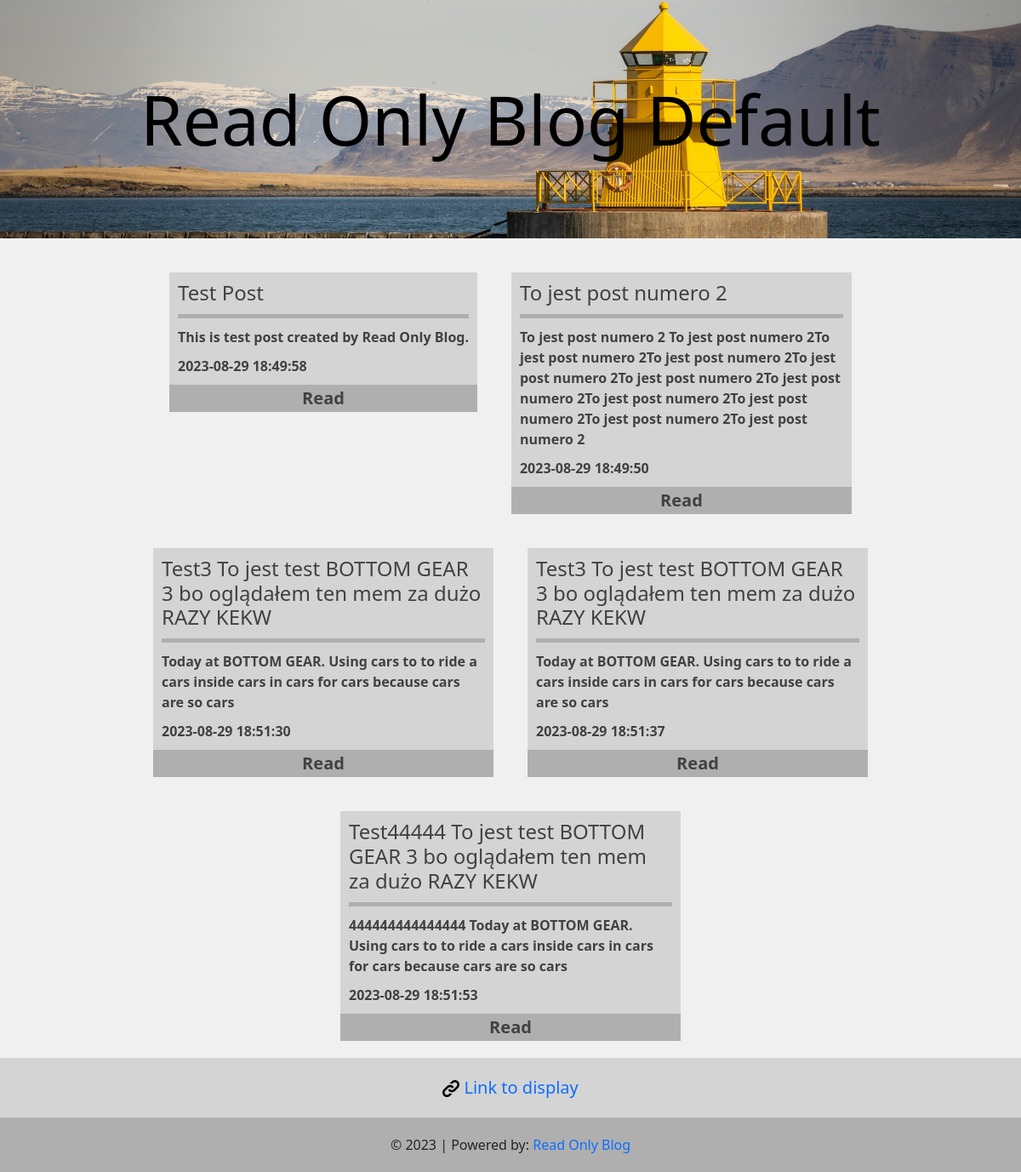
The page / on the database its author committed.
### tables this page shows
CREATE TABLE `rob_settings` (
  `id_setings` int(11) NOT NULL,
  `header_text_color_settings` tinytext NOT NULL DEFAULT '\'black\'',
  `header_position_settings` tinytext NOT NULL DEFAULT '\'center\'',
  `header_image_uri_settings` text NOT NULL DEFAULT '\'img/header.jpg\'\'',
  `header_image_settings` tinytext NOT NULL DEFAULT '\'cover\'',
  `active_settings` tinyint(1) NOT NULL DEFAULT 0,
  `blog_name_settings` varchar(255) NOT NULL DEFAULT 'Read Only Blog',
  `active_footer_settings` tinyint(1) NOT NULL DEFAULT 0,
  `active_aside_settings` tinyint(1) NOT NULL DEFAULT 0,
  `css_settings` tinytext NOT NULL DEFAULT 'old_grey_',
  `admin_panel_css_settings` tinytext NOT NULL DEFAULT 'white_'
);

CREATE TABLE `rob_post` (
  `id_post` int(11) NOT NULL,
  `visibility_post` tinyint(1) NOT NULL DEFAULT 1,
  `title_post` varchar(255) NOT NULL DEFAULT 'TITLE',
  `introduction_post` text DEFAULT 'introduction',
  `creation_date_post` timestamp NOT NULL DEFAULT current_timestamp()
);

### functions/get_settings_for_index.php (called while the page is built, shortened)
<?php
$sql = "SELECT css_settings,header_text_color_settings,header_position_settings,header_image_uri_settings,header_image_settings,blog_name_settings,active_footer_settings FROM rob_settings WHERE active_settings = 1";
    foreach ($conn->query($sql) as $row){
        $css_settings = $row['css_settings'];
        $header_text_color_settings = $row['header_text_color_settings'];
        $header_position_settings =$row['header_position_settings'];
        $header_image_uri_settings = $row['header_image_uri_settings'];
        $header_image_settings = $row['header_image_settings'];
        $blog_name_settings = $row['blog_name_settings'];
    }
?>

### functions/show_posts.php (the view, shortened to what this page needs)
<?php
require('dbconn.php');
try{
    $sql = "SELECT id_post,title_post,introduction_post,creation_date_post FROM rob_post WHERE visibility_post = 1";
    foreach ($conn->query($sql) as $row){
            echo(
                '<div class="col-md-auto">
                <div class="post">
                <h4>'
                . $row['title_post'].
                '</h4>
                <p>'
                . $row['introduction_post'].
                    '</p><p>'
                    .$row['creation_date_post'].
                    '</p>
                        <form ethod="get" action="post">
                            <input type="hidden" name="post_id" value="'.$row['id_post'].'">
                            <button class="btn_index" type="submit">Read</button>
                        </form>
                    </div>
                    </div>'
                );
        }
}
catch(PDOException $e) {
  echo "Error: " . $e->getMessage();
  $conn = null;
}
?>

### index.php (shortened to what this page needs)
<?php
    require('functions/dbconn.php');
    require('functions/get_settings_for_index.php');
?>
<!DOCTYPE html>
<html lang="en">
<head>
    <link rel="stylesheet" href=<?php echo("css/".$css_settings."main.css"); ?>>
    <link rel="stylesheet" href=<?php echo("css/".$css_settings."index.css"); ?>>
    <link href="https://cdn.jsdelivr.net/npm/bootstrap@5.0.2/dist/css/bootstrap.min.css" rel="stylesheet">
</head>
<body>
    <div class="container-fluid">
        <header>
            <?php
                require('elements/header.php');
            ?>
        </header>
        <div class="container">
            <div class="row no-gutters index-content justify-content-md-center">
            <?php
                require('functions/show_posts.php');
            ?>
            </div>
        </div>
        <footer>
            <?php
                require('elements/footer.php');
            ?>
        </footer>
    </div>
</body>
</html>

### elements/header.php
<div class="row header justify-content-md-center" style="background-image: url(<?php echo($header_image_uri_settings); ?>);text-align:<?php echo($header_position_settings); ?>; background-size: <?php echo($header_image_settings);?>;">
    <div class="col">
      <a href="index.php" style="text-decoration: none; color: <?php echo($header_text_color_settings);?>;">
      <?php echo($blog_name_settings );?></a>
    </div>
</div>

### elements/footer.php
<div class="row footer_links justify-content-md-center">
            <div class="col-auto">
                   <img src="img/ico/link.png" alt="[Link] " class="footer_link_image"> <a href="#" target="_blank" class="footer_link_text">Link to display</a>
            </div>
</div>
<div class="row footer justify-content-md-center">
            <div class="col-auto">
                    &copy <?php echo(date("Y")); ?> | Powered by: <a href="https://github.com/0AwsD0/ReadOnlyBlog" target="_blank" style="text-decoration: none;">Read Only Blog</a>
            </div>
</div>

### css/old_grey_main.css (style rules this page uses)
body { font-family: 'Lato', sans-serif; font-size: 20px; background-color: rgb(175, 175, 175) !important; }
.container-fluid { background-color: rgb(240, 240, 240); }
p { margin: 0; padding: 0; }
.container { background-color: rgb(0, 0, 0); }
.header { background-color: rgb(204, 204, 204); background-position: center; background-size: cover; margin: 0 auto; padding-top: 10vh; padding-bottom: 10vh; text-align: center; font-size: 80px; }
.footer { background-color: rgb(175, 175, 175); padding: 20px; text-align: center; }
.footer_links { background-color: rgb(212, 212, 212); padding: 20px; font-size: 20px; text-align: center; }
.footer_link_image { height: 20px; }
.footer_link_text { text-decoration: none; font-size: 20px; }

### css/old_grey_index.css (style rules this page uses)
.row > * { padding-right: 0 !important; padding-left: 0 !important; }
.index-content { background-color: rgb(240, 240, 240); padding-top: 20px; }
.btn_index { font-size: 20px !important; border: 0; width: 100%; background-color: rgb(175, 175, 175) !important; color: rgb(65, 65, 65); font-weight: bold; }
.post { background-color: rgb(212, 212, 212); color: rgb(65, 65, 65); max-width: 400px !important; margin: 20px; font-weight: bold; }
.post > h4 { color: rgb(65, 65, 65); border-bottom: 5px solid rgb(175, 175, 175); margin-top: 15px; margin: 10px; padding-bottom: 10px; padding-top: 10px; }
.post > p { margin: 10px; }

### rows shown on the page
rob_settings: header_image_uri_settings (picture), blog_name_settings "Read Only Blog Default"
rob_post: title_post "Test Post", introduction_post "This is test post created by Read Only Blog.", creation_date_post "2023-08-29 18:49:58"
rob_post: title_post "To jest post numero 2", introduction_post "To jest post numero 2 To jest post numero 2To jest post numero 2To jest post numero 2To jest post numero 2To jest post numero 2To jest post numero 2To jest post numero 2To jest post numero 2To jest post numero 2To jest post numero 2", creation_date_post "2023-08-29 18:49:50"
rob_post: title_post "Test3 To jest test BOTTOM GEAR 3 bo oglądałem ten mem za dużo RAZY KEKW", introduction_post "Today at BOTTOM GEAR. Using cars to to ride a cars inside cars in cars for cars because cars are so cars", creation_date_post "2023-08-29 18:51:30"
rob_post: title_post "Test3 To jest test BOTTOM GEAR 3 bo oglądałem ten mem za dużo RAZY KEKW", introduction_post "Today at BOTTOM GEAR. Using cars to to ride a cars inside cars in cars for cars because cars are so cars", creation_date_post "2023-08-29 18:51:37"
rob_post: title_post "Test44444 To jest test BOTTOM GEAR 3 bo oglądałem ten mem za dużo RAZY KEKW", introduction_post "444444444444444 Today at BOTTOM GEAR. Using cars to to ride a cars inside cars in cars for cars because cars are so cars", creation_date_post "2023-08-29 18:51:53"
